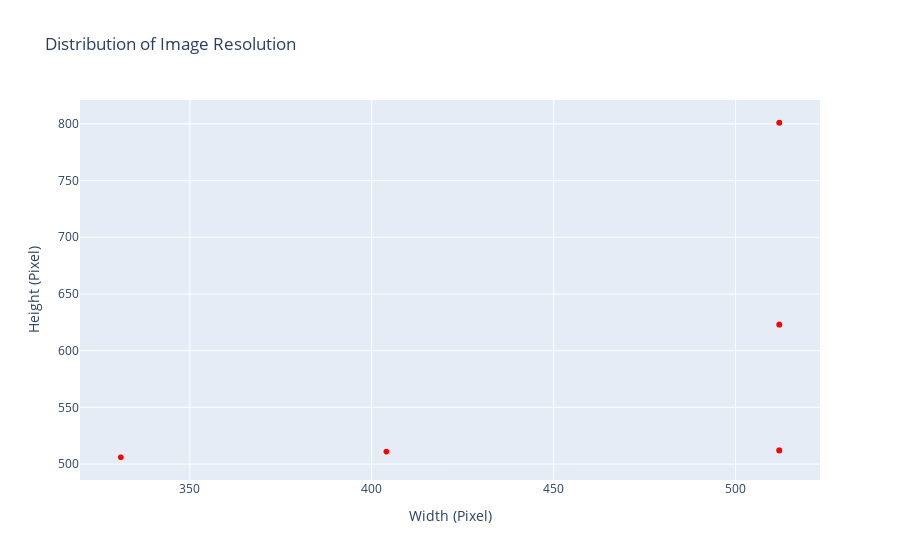

Notebook code cell kept with this figure:
### Code cell
fig = px.scatter(x = resolutions[:,0], y = resolutions[:,1], title = "Distribution of Image Resolution")
fig.update_layout(
    xaxis_title = "Width (Pixel)",
    yaxis_title = "Height (Pixel)",
    showlegend = False,
    hovermode = "closest"
)
fig.update_traces(marker = dict(color="red"))
fig.show()

### Figure 1 — Plotly figure (JSON) as saved in the notebook; plotly's stock layout.template omitted (floating-point values rounded to 4 significant figures; data arrays with more than 128 entries replaced by an {"elided": "..."} marker saying what was removed)
{"data": [{"hovertemplate": "x=%{x}<br>y=%{y}<extra></extra>", "legendgroup": "", "marker": {"color": "red", "symbol": "circle"}, "mode": "markers", "name": "", "showlegend": false, "x": {"elided": "1097 int values"}, "xaxis": "x", "y": {"elided": "1097 int values"}, "yaxis": "y", "type": "scattergl"}], "layout": {"xaxis": {"anchor": "y", "domain": [0, 1], "title": {"text": "Width (Pixel)"}, "type": "linear", "range": [319.4, 523.6], "autorange": true}, "yaxis": {"anchor": "x", "domain": [0, 1], "title": {"text": "Height (Pixel)"}, "type": "linear", "range": [484.4, 822.6], "autorange": true}, "legend": {"tracegroupgap": 0}, "title": {"text": "Distribution of Image Resolution"}, "showlegend": false, "hovermode": "closest", "autosize": true}}
